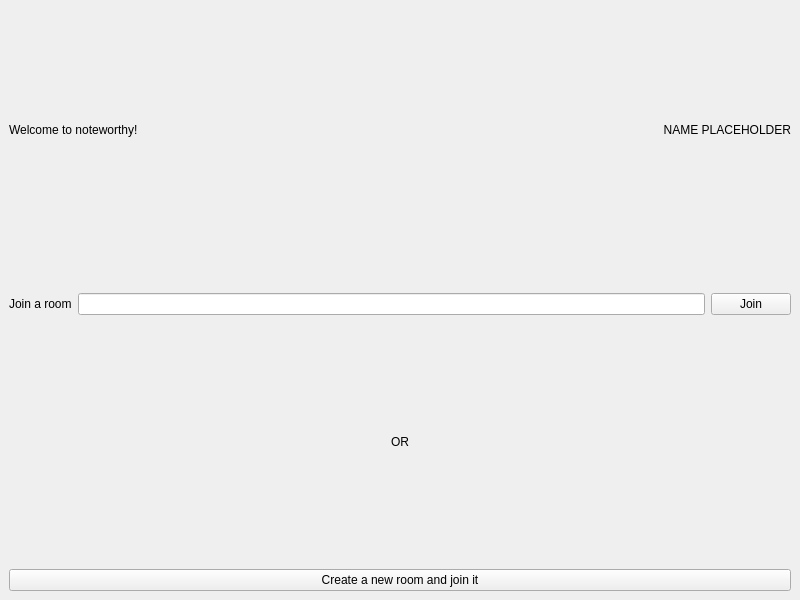
<?xml version="1.0" encoding="UTF-8"?>
<ui version="4.0">
 <class>Homepage</class>
 <widget class="QMainWindow" name="Homepage">
  <property name="geometry">
   <rect>
    <x>0</x>
    <y>0</y>
    <width>800</width>
    <height>600</height>
   </rect>
  </property>
  <property name="windowTitle">
   <string>MainWindow</string>
  </property>
  <widget class="QWidget" name="centralwidget">
   <layout class="QVBoxLayout" name="verticalLayout">
    <item>
     <layout class="QHBoxLayout" name="horizontalLayout">
      <item>
       <widget class="QLabel" name="welcome">
        <property name="text">
         <string>Welcome to noteworthy!</string>
        </property>
       </widget>
      </item>
      <item>
       <widget class="QLabel" name="name">
        <property name="text">
         <string>NAME PLACEHOLDER</string>
        </property>
        <property name="alignment">
         <set>Qt::AlignmentFlag::AlignRight|Qt::AlignmentFlag::AlignTrailing|Qt::AlignmentFlag::AlignVCenter</set>
        </property>
       </widget>
      </item>
     </layout>
    </item>
    <item>
     <widget class="QLabel" name="error">
      <property name="maximumSize">
       <size>
        <width>16777215</width>
        <height>30</height>
       </size>
      </property>
      <property name="text">
       <string/>
      </property>
     </widget>
    </item>
    <item>
     <layout class="QHBoxLayout" name="horizontalLayout_2">
      <item>
       <widget class="QLabel" name="label">
        <property name="text">
         <string>Join a room</string>
        </property>
       </widget>
      </item>
      <item>
       <widget class="QLineEdit" name="room_code">
        <property name="text">
         <string/>
        </property>
        <property name="maxLength">
         <number>5</number>
        </property>
        <property name="placeholderText">
         <string comment="Room code" extracomment="Room code"/>
        </property>
       </widget>
      </item>
      <item>
       <widget class="QPushButton" name="join_button">
        <property name="text">
         <string>Join</string>
        </property>
       </widget>
      </item>
     </layout>
    </item>
    <item>
     <widget class="QLabel" name="or_label">
      <property name="text">
       <string>OR</string>
      </property>
      <property name="alignment">
       <set>Qt::AlignmentFlag::AlignCenter</set>
      </property>
     </widget>
    </item>
    <item>
     <layout class="QHBoxLayout" name="horizontalLayout_3">
      <item>
       <widget class="QPushButton" name="create_room">
        <property name="text">
         <string>Create a new room and join it</string>
        </property>
       </widget>
      </item>
     </layout>
    </item>
   </layout>
  </widget>
 </widget>
 <resources/>
 <connections/>
</ui>
